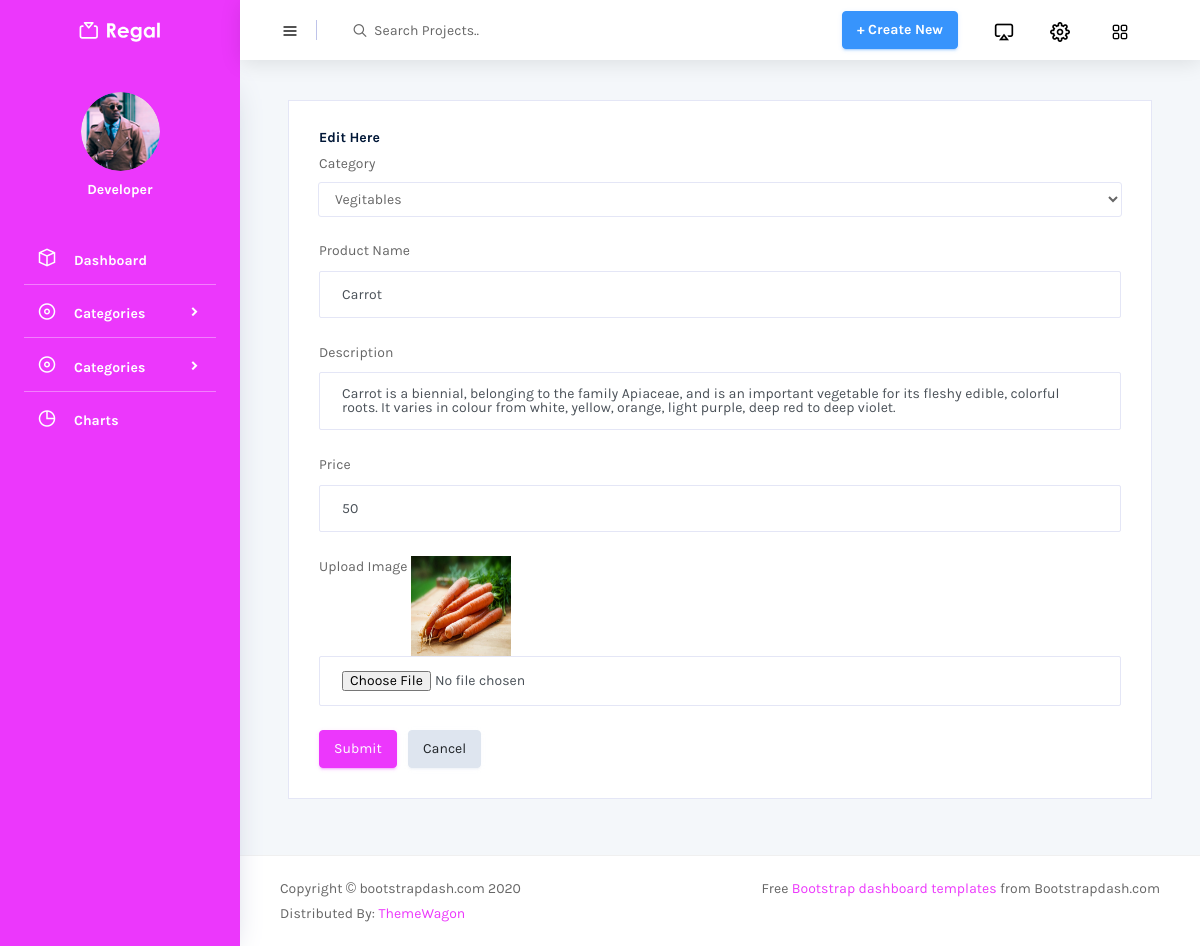
The app's page /Backend/product_edit/1/ with its own data.
### Backend/models.py (models this page shows)
class productdb(models.Model):
    Category=models.CharField(max_length=100,blank=True,null=True)
    Product=models.CharField(max_length=100,blank=True,null=True)
    Description=models.CharField(max_length=100,blank=True,null=True)
    Price=models.IntegerField(blank=True,null=True)
    Image=models.ImageField(upload_to="Image",blank=True,null=True)

### Backend/views.py (the view)
# urls.py: path('product_edit/<int:proid>/', views.product_edit, name="product_edit"),
def product_edit(x,proid):
    pro=productdb.objects.get(id=proid)
    cat = bigdb.objects.all()
    return render(x,"productedit.html",{'pro':pro,'cat':cat})

### Backend/templates/productedit.html (shortened to what this page needs)
<!DOCTYPE html>
{% extends 'index.html' %}
{% block content %}
<html lang="en">
<head>
</head>
<body>
<div class="col-md-12 grid-margin stretch-card">
              <div class="card">
                <div class="card-body">
                  <h4 class="card-title">Edit  Here</h4>
                  <form class="forms-sample" method="post" action="{% url 'update_product' proid=pro.id %}" enctype="multipart/form-data">
                      <div class="form-group">
                      <label for="exampleSelectGender">Category</label>
                        <select class="form-control" id="exampleSelectGender" name="Category" >
                            <option>{{pro.Category}}</option>
                        </select>
                      </div>
                    <div class="form-group">
                      <label for="exampleInputUsername1">Product Name</label>
                      <input type="text" class="form-control" id="exampleInputUsername1" placeholder="Product Name" name="Product" value="{{pro.Product}}">
                    </div>
                    <div class="form-group">
                      <label for="exampleInputEmail1">Description</label>
                      <textarea class="form-control" placeholder="Description" name="Description">{{pro.Description}}</textarea>
                    </div>
                       <div class="form-group">
                      <label for="exampleInputUsername1">Price</label>
                      <input type="text" class="form-control" id="exampleInputUsername1" placeholder="Price" name="Price" value="{{pro.Price}}">
                    </div>
                    <div class="form-group">
                      <label for="exampleInputPassword1">Upload Image</label>
                        <img src="{{pro.Image.url}}" height="100px" width="100px">
                      <input type="file" class="form-control" id="exampleInputPassword1" placeholder="Image" name="Image">
                    </div>
                    <button type="submit" class="btn btn-primary mr-2">Submit</button>
                    <button class="btn btn-light">Cancel</button>
                  </form>
                </div>
              </div>
            </div>
</body>
</html>
{% endblock %}

### records on screen
productdb: Category "Vegitables", Product "Carrot", Description "Carrot is a biennial, belonging to the family Apiaceae, and is an important vegetable for its fleshy edible, colorful roots. It varies in colour from white, yellow, orange, light purple, deep red to deep violet.", Price "50", Image (picture)
